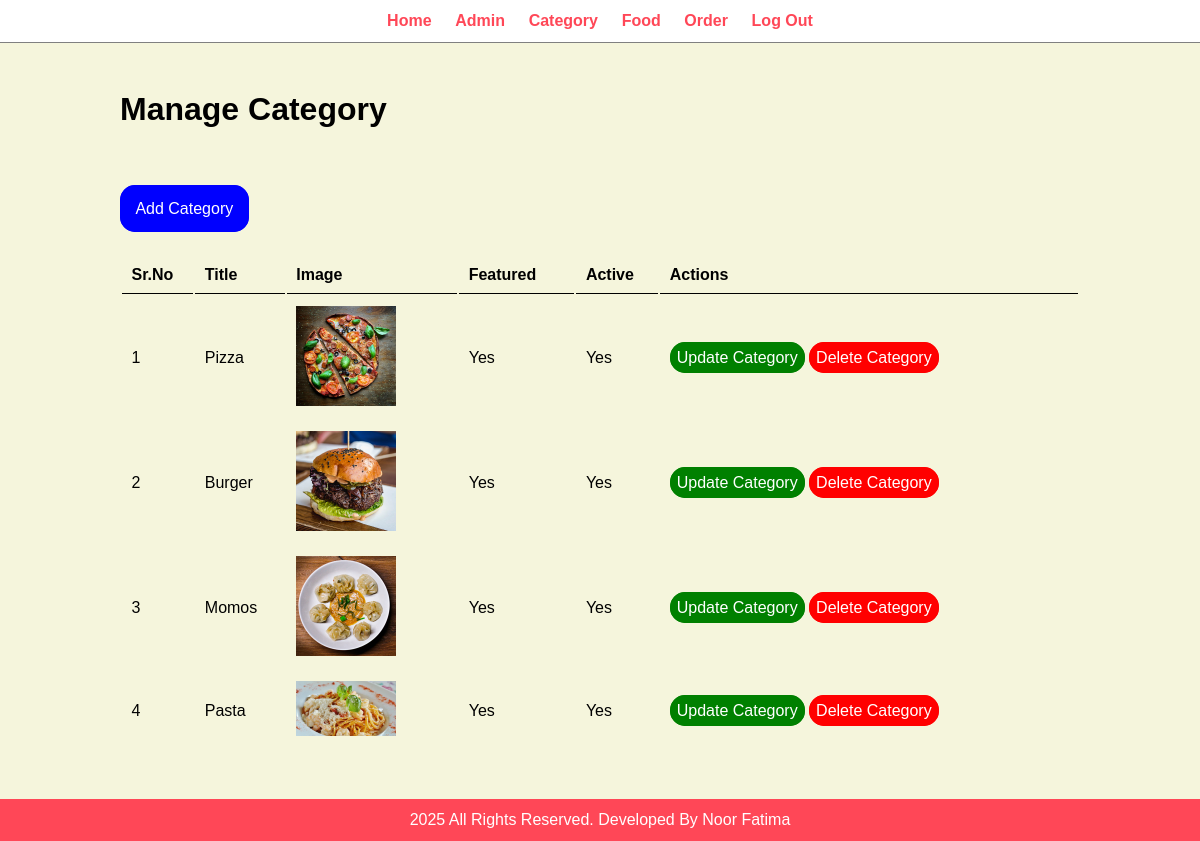
The app's page /admin/manage-category.php (signed in) with its own data.
### tables this page shows
CREATE TABLE `tbl_category` (
  `id` int(11) NOT NULL,
  `title` varchar(100) DEFAULT NULL,
  `image_name` varchar(255) DEFAULT NULL,
  `featured` enum('Yes','No') DEFAULT 'No',
  `active` enum('Yes','No') DEFAULT 'Yes'
);

### admin/manage-category.php (the view, shortened to what this page needs)
<?php
include('partials/menu.php');
?>
<div class="main-content">
    <div class="wrapper">
    <h1>Manage Category</h1>
    <br><br>
    <br><br>
<a href="<?php echo SITEURL; ?>admin/add-category.php" class="btn-primary">Add Category</a>
        <br><br><br>
        <table class="tblfull">
        <thead>
            <tr>
                <th>Sr.No</th>
                <th>Title</th>
                <th>Image</th>
                <th>Featured</th>
                <th>Active</th>
                <th>Actions</th>
            </tr>
        </thead>
        <?php
          $sql = "SELECT * FROM tbl_category";
          $res = mysqli_query($conn,$sql);
          $count = mysqli_num_rows($res);
          $sn=1;
          if($count>0){
           while($row=mysqli_fetch_assoc($res)){
              $id = $row['id'];
              $title = $row['title'];
              $image_name = $row['image_name'];
              $featured = $row['featured'];
              $active = $row['active'];
              ?>
                <tr>
                  <td><?php echo $sn++; ?></td>
                  <td><?php echo $title; ?></td>
                  <td>
                    <?php
                     if($image_name!=""){
                        ?>
                          <img src="<?php echo SITEURL ?>images/category/<?php echo $image_name ?>" width="100px">
                        <?php
                     }
                     else{
                        echo "<div class='error'>Image Not Added.</div>";
                     }
                    ?>
                  </td>
                  <td><?php echo "$featured"; ?></td>
                  <td><?php echo "$active"; ?></td>
                  <td>
                    <a href="<?php echo SITEURL; ?>admin/update-category.php?id=<?php echo $id; ?>" class="btn-secondary">Update Category</a>
                    <a href="<?php echo SITEURL; ?>admin/delete-category.php?id=<?php echo $id; ?>&image_name=<?php echo $image_name; ?>" class="btn-danger">Delete Category</a>
                  </td>
                </tr>
              <?php
           }
          }
          else{
           ?>
             <tr>
                <td colspan="6"><div class="error">No Category Added.</div></td>
             </tr>
           <?php
          }
        ?>
        </table>
    </div>
</div>
<?php
include('partials/footer.php');
?>

### admin/partials/menu.php (shortened to what this page needs)
<!DOCTYPE html>
<html lang="en">
<head>
    <link rel="stylesheet" href="../css/admin.css?v=1.0">
</head>
<body>
<div class="menu text-center">
    <div class="wrapper">
        <ul>
            <li><a href="index.php">Home</a></li>
            <li><a href="manage-admin.php">Admin</a></li>
            <li><a href="manage-category.php">Category</a></li>
            <li><a href="manage-food.php">Food</a></li>
            <li><a href="manage-order.php">Order</a></li>
            <li><a href="login.php">Log Out</a></li>
        </ul>
    </div>
</div>

### admin/partials/footer.php
<div class="footer">
    <div class="wrapper">
        <p class="text-center">2025 All Rights Reserved. Developed By Noor Fatima</p>
    </div>
</div>
</body>
</html>

### css/admin.css (style rules this page uses)
* { margin: 0; padding: 0; font-family: Arial, Helvetica, sans-serif; }
.wrapper { padding: 1%; width: 80%; margin: 0 auto; }
.text-center { text-align: center; }
.menu { border-bottom: 1px solid grey; }
.menu ul { list-style-type: none; }
.menu ul li { display: inline; padding: 1%; }
.menu ul li a { text-decoration: none; font-weight: bold; color: #ff4757; }
.main-content { background-color: beige; padding: 3% 0; }
.footer { background-color: #ff4757; color: white; }
.tblfull { width: 100%; }
table tr th { border-bottom: 1px solid black; padding: 1%; text-align: left; }
table tr td { padding: 1%; }
.btn-primary { background-color: blue; padding: 1.5%; color: white; text-decoration: none; border: 1px solid blue; border-radius: 15px; }
.btn-secondary { background-color: green; padding: 1.5%; color: white; text-decoration: none; border: 1px solid green; border-radius: 15px; }
.btn-danger { background-color: red; padding: 1.5%; color: white; text-decoration: none; border: 1px solid red; border-radius: 15px; }

### records on screen
tbl_category: title "Pizza", image_name (picture), featured "Yes", active "Yes"
tbl_category: title "Burger", image_name (picture), featured "Yes", active "Yes"
tbl_category: title "Momos", image_name (picture), featured "Yes", active "Yes"
tbl_category: title "Pasta", image_name (picture), featured "Yes", active "Yes"
